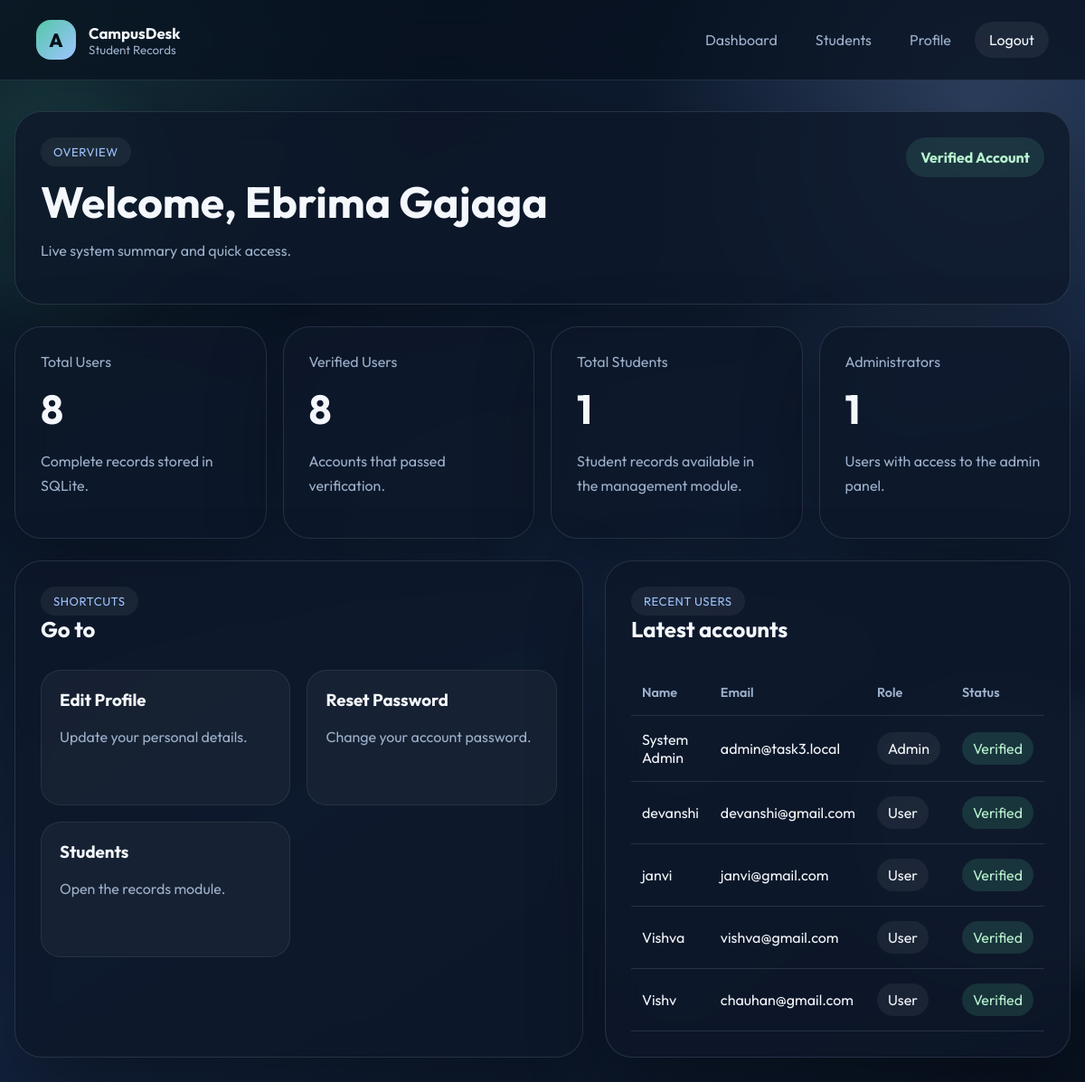
The app's page /dashboard (signed in) with its own data.
### tables this page shows
CREATE TABLE users (
        id INTEGER PRIMARY KEY AUTOINCREMENT,
        name TEXT,
        email TEXT UNIQUE,
        password TEXT,
        role TEXT DEFAULT 'user',
        is_verified BOOLEAN DEFAULT FALSE
    , created_at TEXT);

### app.py (the view)
@app.route("/dashboard")
@login_required
def dashboard():
    db = get_db()
    user_count = db.execute("SELECT COUNT(*) AS total FROM users").fetchone()["total"]
    verified_count = db.execute(
        "SELECT COUNT(*) AS total FROM users WHERE is_verified = 1"
    ).fetchone()["total"]
    student_count = db.execute("SELECT COUNT(*) AS total FROM students").fetchone()["total"]
    recent_users = db.execute(
        """
        SELECT name, email, role, is_verified, created_at
        FROM users
        ORDER BY datetime(created_at) DESC, id DESC
        LIMIT 5
        """
    ).fetchall()
    return render_template(
        "dashboard.html",
        stats={
            "user_count": user_count,
            "verified_count": verified_count,
            "student_count": student_count,
            "admin_count": db.execute(
                "SELECT COUNT(*) AS total FROM users WHERE role = 'admin'"
            ).fetchone()["total"],
        },
        recent_users=recent_users,
    )

### app.py (called while the page is built)
def get_db():
    if "db" not in g:
        g.db = sqlite3.connect(app.config["DATABASE"])
        g.db.row_factory = sqlite3.Row
    return g.db

def login_required(view):
    @wraps(view)
    def wrapped_view(*args, **kwargs):
        if "user_id" not in session:
            flash("Please log in to continue.", "warning")
            return redirect(url_for("login"))
        return view(*args, **kwargs)
    return wrapped_view

@app.before_request
def load_logged_in_user():
    g.current_user = None
    user_id = session.get("user_id")
    if user_id:
        g.current_user = get_db().execute(
            "SELECT * FROM users WHERE id = ?", (user_id,)
        ).fetchone()
        if g.current_user is None:
            session.clear()

@app.context_processor
def inject_now():
    return {"now": datetime.now()}

### templates/dashboard.html (shortened to what this page needs)
{% extends "base.html" %}
{% block content %}
<section class="dashboard-layout">
  <div class="panel hero-dashboard">
    <div>
      <span class="eyebrow">Overview</span>
      <h1>Welcome, {{ session.get("user_name") }}</h1>
      <p>Live system summary and quick access.</p>
    </div>
    <div class="status-badge {% if g.current_user.is_verified %}verified{% else %}pending{% endif %}">
      {% if g.current_user.is_verified %}Verified Account{% else %}Pending Verification{% endif %}
    </div>
  </div>
  <div class="stats-grid">
    <article class="panel stat-card">
      <span>Total Users</span>
      <strong>{{ stats.user_count }}</strong>
      <p>Complete records stored in SQLite.</p>
    </article>
    <article class="panel stat-card">
      <span>Verified Users</span>
      <strong>{{ stats.verified_count }}</strong>
      <p>Accounts that passed verification.</p>
    </article>
    <article class="panel stat-card">
      <span>Total Students</span>
      <strong>{{ stats.student_count }}</strong>
      <p>Student records available in the management module.</p>
    </article>
    <article class="panel stat-card">
      <span>Administrators</span>
      <strong>{{ stats.admin_count }}</strong>
      <p>Users with access to the admin panel.</p>
    </article>
  </div>
  <div class="dashboard-grid">
    <section class="panel">
      <div class="panel-header">
        <div>
          <span class="eyebrow">Shortcuts</span>
          <h2>Go to</h2>
        </div>
      </div>
      <div class="action-grid">
        <a href="{{ url_for('profile') }}" class="action-card">
          <h3>Edit Profile</h3>
          <p>Update your personal details.</p>
        </a>
        <a href="{{ url_for('reset') }}" class="action-card">
          <h3>Reset Password</h3>
          <p>Change your account password.</p>
        </a>
        <a href="{{ url_for('students') }}" class="action-card">
          <h3>Students</h3>
          <p>Open the records module.</p>
        </a>
      </div>
    </section>
    <section class="panel">
      <div class="panel-header">
        <div>
          <span class="eyebrow">Recent Users</span>
          <h2>Latest accounts</h2>
        </div>
      </div>
      <div class="table-wrapper">
        <table class="data-table">
          <thead>
            <tr>
              <th>Name</th>
              <th>Email</th>
              <th>Role</th>
              <th>Status</th>
            </tr>
          </thead>
          <tbody>
            {% for user in recent_users %}
            <tr>
              <td>{{ user.name }}</td>
              <td>{{ user.email }}</td>
              <td><span class="pill">{{ user.role|capitalize }}</span></td>
              <td>
                <span class="pill {% if user.is_verified %}pill-success{% else %}pill-warning{% endif %}">
                  {% if user.is_verified %}Verified{% else %}Pending{% endif %}
                </span>
              </td>
            </tr>
            {% endfor %}
          </tbody>
        </table>
      </div>
    </section>
  </div>
</section>
{% endblock %}

### static/style.css (style rules this page uses)
:root { --bg: #09111f; --bg-soft: #111c30; --surface: rgba(13, 23, 41, 0.8); --surface-strong: #0f1b31; --surface-light: #172743; --text: #f4f7fb; --muted: #9db0ca; --line: rgba(190, 210, 237, 0.14); --primary: #55c6a9; --primary-dark: #39a88c; --secondary: #9ec5ff; --warning: #f5b85a; --danger: #ef6d72; --success: #58c894; --shadow: 0 30px 80px rgba(0, 0, 0, 0.35); }
* { box-sizing: border-box; }
body { margin: 0; min-height: 100vh; font-family: "Outfit", sans-serif; color: var(--text); background: radial-gradient(circle at top left, rgba(85, 198, 169, 0.18), transparent 28%), radial-gradient(circle at 90% 10%, rgba(158, 197, 255, 0.2), transparent 24%), linear-gradient(145deg, #07101d, #13233e 55%, #08111f); }
a { color: inherit; text-decoration: none; }
.content-wrap, .auth-layout, .dashboard-layout, .profile-layout { position: relative; z-index: 1; }
.hero-panel, .auth-card, .panel { background: var(--surface); border: 1px solid var(--line); border-radius: 30px; box-shadow: var(--shadow); backdrop-filter: blur(18px); }
.hero-panel h1, .dashboard-layout h1, .profile-card h1 { margin: 14px 0; font-size: clamp(2.2rem, 4vw, 4rem); line-height: 1.05; }
.hero-panel p, .card-head p, .panel p { color: var(--muted); line-height: 1.7; }
.eyebrow { display: inline-flex; padding: 8px 14px; border-radius: 999px; background: rgba(255, 255, 255, 0.06); color: var(--secondary); font-size: 0.82rem; letter-spacing: 0.04em; text-transform: uppercase; }
.feature-grid, .stats-grid, .action-grid { display: grid; gap: 18px; }
.feature-card, .action-card { padding: 20px; border-radius: 22px; background: rgba(255, 255, 255, 0.04); border: 1px solid rgba(255, 255, 255, 0.08); }
.feature-card h3, .action-card h3, .panel-header h2, .card-head h2 { margin: 0 0 8px; }
.dashboard-layout, .profile-layout { width: min(1180px, calc(100% - 32px)); margin: 0 auto; padding: 34px 0 48px; }
.hero-dashboard, .panel { padding: 28px; }
.hero-dashboard { display: flex; justify-content: space-between; align-items: flex-start; gap: 20px; }
.status-badge { white-space: nowrap; padding: 12px 16px; border-radius: 999px; font-weight: 700; }
.status-badge.verified { background: rgba(88, 200, 148, 0.14); color: #b8f2cf; }
.stats-grid { grid-template-columns: repeat(4, 1fr); margin: 24px 0; }
.stat-card span { display: block; color: var(--muted); }
.stat-card strong { display: block; margin: 14px 0 8px; font-size: 2.8rem; }
.dashboard-grid, .profile-layout { display: grid; grid-template-columns: 1.1fr 0.9fr; gap: 24px; }
.panel-header, .admin-header { display: flex; justify-content: space-between; align-items: flex-start; gap: 18px; margin-bottom: 22px; }
.table-wrapper { overflow-x: auto; }
.data-table { width: 100%; border-collapse: collapse; }
.data-table th, .data-table td { padding: 16px 12px; border-bottom: 1px solid var(--line); text-align: left; }
.data-table th { color: var(--muted); font-size: 0.9rem; font-weight: 600; }
.pill { display: inline-flex; padding: 8px 12px; border-radius: 999px; background: rgba(255, 255, 255, 0.06); }
.pill-success { background: rgba(88, 200, 148, 0.16); color: #b8f2cf; }
.action-grid { grid-template-columns: repeat(auto-fit, minmax(180px, 1fr)); }
.action-card { min-height: 150px; transition: transform 0.2s ease, border-color 0.2s ease; }

### records on screen
users: get "Ebrima Gajaga"
users: name "System Admin", email "admin@task3.local", role "Admin", is_verified "Verified"
users: name "devanshi", email "devanshi@gmail.com", role "User", is_verified "Verified"
users: name "janvi", email "janvi@gmail.com", role "User", is_verified "Verified"
users: name "Vishva", email "vishva@gmail.com", role "User", is_verified "Verified"
users: name "Vishv", email "chauhan@gmail.com", role "User", is_verified "Verified"

### other values on screen
{{ stats.user_count }} "8"
{{ stats.verified_count }} "8"
{{ stats.student_count }} "1"
{{ stats.admin_count }} "1"
